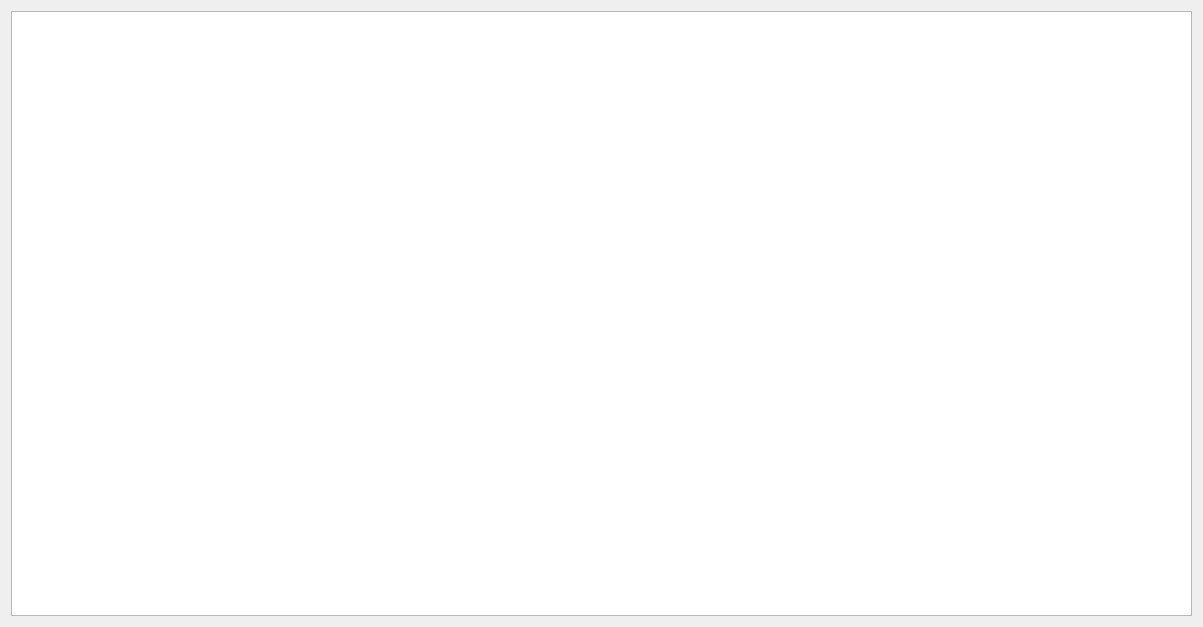
<?xml version="1.0" encoding="UTF-8"?>
<ui version="4.0">
 <class>Scene</class>
 <widget class="QDialog" name="Scene">
  <property name="windowModality">
   <enum>Qt::ApplicationModal</enum>
  </property>
  <property name="geometry">
   <rect>
    <x>0</x>
    <y>0</y>
    <width>1203</width>
    <height>627</height>
   </rect>
  </property>
  <property name="windowTitle">
   <string>Edit / Create Miniplate</string>
  </property>
  <layout class="QVBoxLayout" name="verticalLayout">
   <item>
    <widget class="GraphicsView" name="graphicsView">
     <property name="sizePolicy">
      <sizepolicy hsizetype="Expanding" vsizetype="Expanding">
       <horstretch>1</horstretch>
       <verstretch>0</verstretch>
      </sizepolicy>
     </property>
    </widget>
   </item>
  </layout>
 </widget>
 <customwidgets>
  <customwidget>
   <class>GraphicsView</class>
   <extends>QGraphicsView</extends>
   <header>graphics_view.h</header>
  </customwidget>
 </customwidgets>
 <tabstops>
  <tabstop>graphicsView</tabstop>
 </tabstops>
 <resources/>
 <connections/>
</ui>
